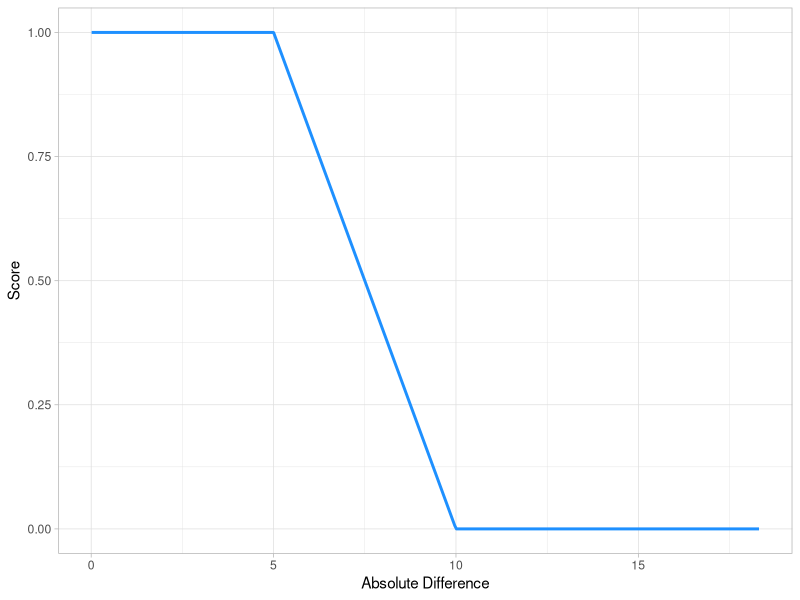
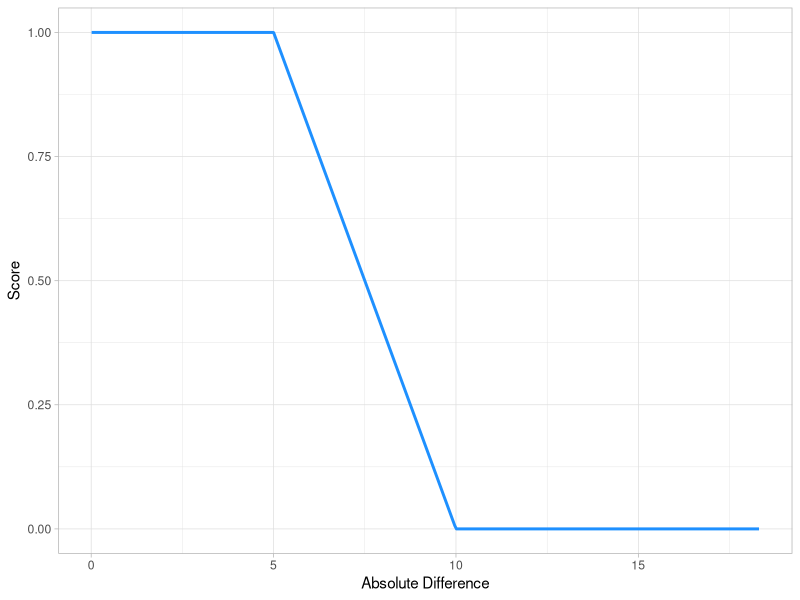

Here is the R script that generated these plots, in order:
# 1 Load Libraries --------------------------------------------------------

library(ggplot2)

# 2 Produce sample data to plot -------------------------------------------

# Producing random score values for the figure
set.seed(100)
data <- data.frame(x = runif(600, min = 1, max = 20),
                   y = runif(600, min = 1, max = 20))

# Initialize scores object
scores <- numeric(length(data$x))

# Writing a loop to compute scores based on score_ramp() from matilda.
for (i in data) {
  
  # compute abs differences for each index in `data`
  Differences <- abs(data$x - data$y)
  
  # define scores when differences are greater than or less than the cut off 
  # values of min = 5 and max = 10
  scores [Differences >= 10] <- 0
  scores [Differences <= 5] <- 1
  
  # define and compute how to deal with values between 5-10
  between_w1_w2 <- Differences > 5 & Differences < 10
  w1_w2_frac <- (Differences [between_w1_w2] - 5) / (10 - 5)

  # scores are one minus the fraction computed above.
  scores [between_w1_w2] <- 1 - w1_w2_frac
  
 return(scores)
  
  }

# add column of differences and a column of scores
data$Differences <- abs(data$x - data$y)
data$Score <- scores


# 3 Plot score_ramp example  ----------------------------------------------

score_ramp <- ggplot(data = data, aes(x = Differences, y = Score)) +
  geom_line(color = "dodgerblue",
            linewidth = 1) +
  labs(x = "Absolute Difference") +
  theme_light()
score_ramp

# save figure
ggsave("figures/figure_03.tiff",
       plot = score_ramp,
       device = "tiff",
       width = 10,
       height = 10,
       units = c("cm"),
       dpi = 300)
